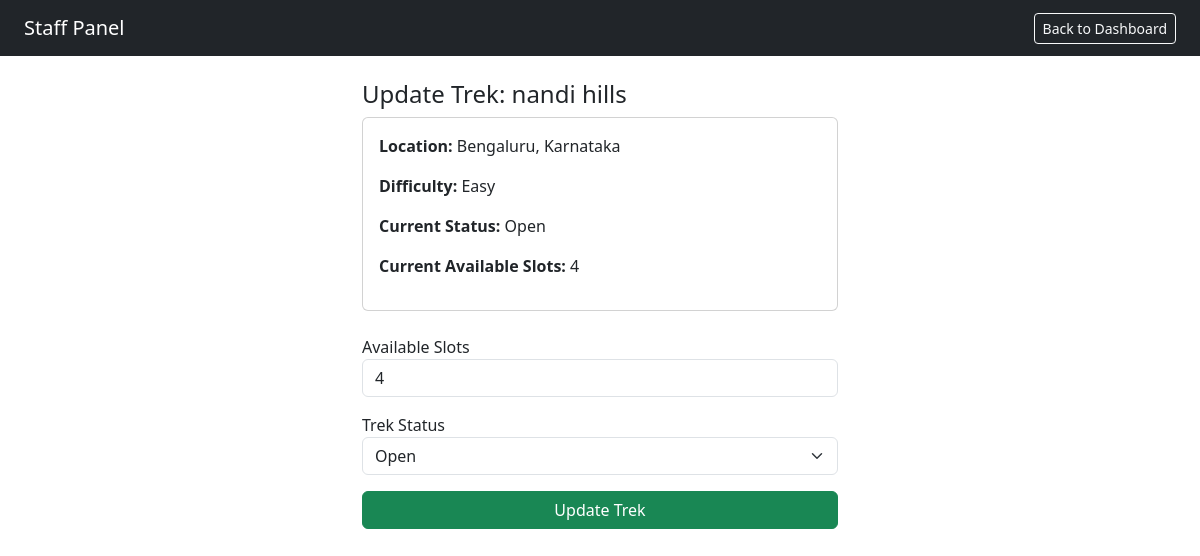
Screenshot of /staff/trek/1/update (signed in) with the database file from the repository.
### models.py (models this page shows)
class Trek(db.Model):
    id = db.Column(db.Integer, primary_key=True)
    name = db.Column(db.String(50), nullable=False)
    location = db.Column(db.String(100), nullable=False)
    difficulty = db.Column(db.String(50), nullable=False)
    duration = db.Column(db.String(50), nullable=False)
    total_slots = db.Column(db.Integer, nullable=False)
    available_slots = db.Column(db.Integer, nullable=False)
    assigned_staffid = db.Column(db.Integer, db.ForeignKey('user.id'), nullable=True)
    start_date = db.Column(db.Date, nullable=False)
    end_date = db.Column(db.Date, nullable=False)
    status = db.Column(db.String(50), nullable=False)
    price = db.Column(db.Float, nullable=False)
    bookings = db.relationship('Booking', backref='trek', lazy=True)

### routes.py (the view, shortened to what this page needs)
@app.route('/staff/trek/<int:trek_id>/update', methods=['GET', 'POST'])
@login_required
def staff_update_trek(trek_id):
    if current_user.role !='staff':
        flash('Access Denied')
        return redirect(url_for('login'))
    trek= Trek.query.get_or_404(trek_id)
    if trek.assigned_staffid != current_user.id:
        flash('You are not assigned to this trek')
        return redirect(url_for('staff_dashboard'))
    return render_template('staff_update_trek.html', trek=trek)

### routes.py (called while the page is built)
@login_manager.user_loader
def load_user(user_id):
    return User.query.get(int(user_id))

### templates/staff_update_trek.html (shortened to what this page needs)
<!DOCTYPE html>
<html>
<head>
    <link rel="stylesheet" href="https://cdn.jsdelivr.net/npm/bootstrap@5.3.0/dist/css/bootstrap.min.css">
</head>
<body>
<nav class="navbar navbar-dark bg-dark px-4">
    <span class="navbar-brand">Staff Panel</span>
    <a href="/staff/dashboard" class="btn btn-outline-light btn-sm">Back to Dashboard</a>
</nav>
<div class="container mt-4" style="max-width: 500px">
    <h4>Update Trek: {{ trek.name }}</h4>
    <div class="card mb-4">
        <div class="card-body">
            <p><strong>Location:</strong> {{ trek.location }}</p>
            <p><strong>Difficulty:</strong> {{ trek.difficulty }}</p>
            <p><strong>Current Status:</strong> {{ trek.status }}</p>
            <p><strong>Current Available Slots:</strong> {{ trek.available_slots }}</p>
        </div>
    </div>
    <form method="POST">
        <div class="mb-3">
            <label>Available Slots</label>
            <input type="number" name="available_slots" class="form-control"
                value="{{ trek.available_slots }}" min="0" max="{{ trek.total_slots }}">
        </div>
        <div class="mb-3">
            <label>Trek Status</label>
            <select name="status" class="form-select">
                <option value="Open" {% if trek.status == 'Open' %}selected{% endif %}>Open</option>
            </select>
        </div>
        <button type="submit" class="btn btn-success w-100">Update Trek</button>
    </form>
</div>
</body>
</html>

### rows the page displays
Trek: name "nandi hills", location "Bengaluru, Karnataka", difficulty "Easy", status "Open", available_slots "4"
